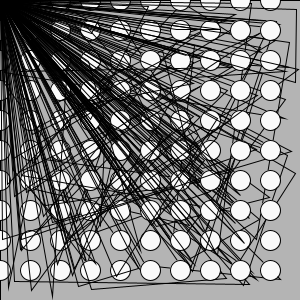
Frame 1 (no input)
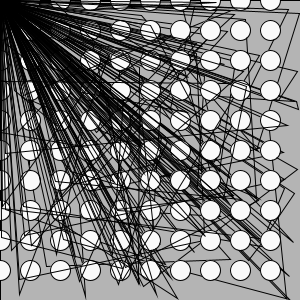
Frame 60 (the mouse pressed at the canvas centre just before this capture)
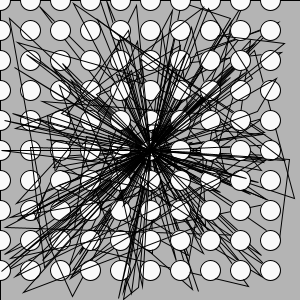
Frame 120 (the mouse held since frame 60 and released just before this capture)

The Processing sketch that drew these frames (run headless with seeded random() and noise(); from frame 60 on, the mouse is pressed at the canvas centre):

// Processing sketch: processing_60635
// ── processing_60635.pde


void setup () {
  size (300, 300);
  smooth();
}

void draw () {
fill(180);
rect(0, 0, width, height);
  //background (250);

  for (int i=0; i < width; i = i + 30) {
    for (int j= 0; j < height; j = j + 30) {

      fill (250);
      ellipse(i, j, 20, 20);
      noFill ();

     // fill (0);
    triangle(random (0,300), random (0,300), random (0,300), random (0,300), mouseX, mouseY);
      noFill ();
    }
  }
}
